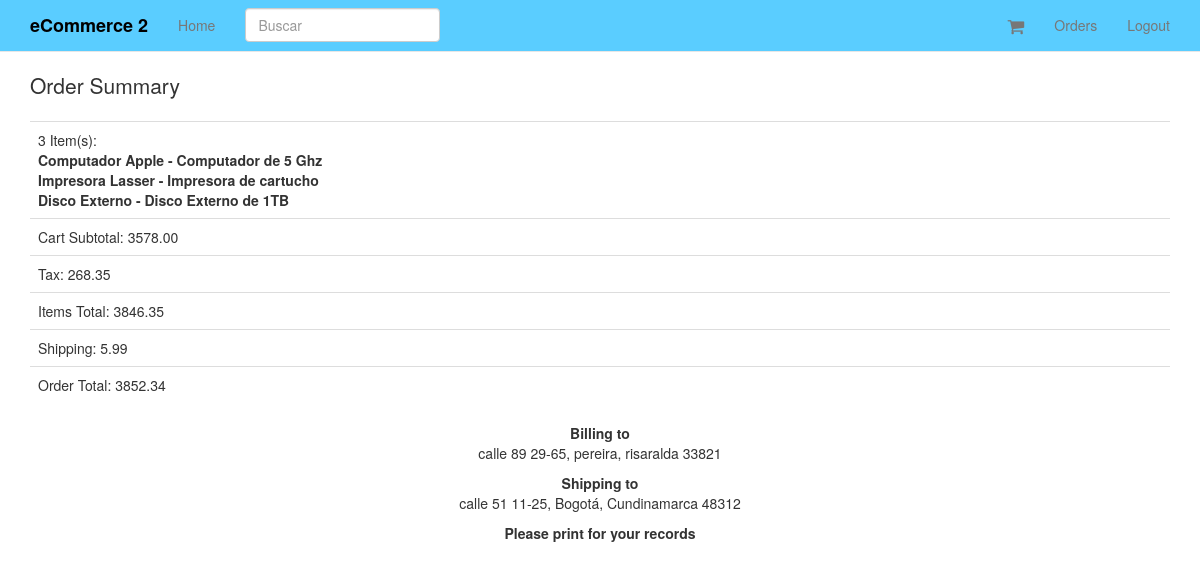
The page /orders/40/ (signed in) on the database its author committed.
### orders/models.py (models this page shows, shortened)
class Order(models.Model):
	status = models.CharField(max_length=120, choices=ORDER_STATUS_CHOICES, default='created')
	cart = models.ForeignKey(Cart)
	user = models.ForeignKey(UserCheckout, null=True)
	billing_address = models.ForeignKey(UserAddress, related_name='billing_address', null=True)
	shipping_address = models.ForeignKey(UserAddress, related_name='shipping_address', null=True)
	shipping_total_price = models.DecimalField(max_digits=50, decimal_places=2, default=5.99)
	order_total = models.DecimalField(max_digits=50, decimal_places=2, )
	order_id = models.CharField(max_length=20, null=True, blank=True)
	class Meta:
		ordering = ['-id']

class UserAddress(models.Model):
	user = models.ForeignKey(UserCheckout)
	type = models.CharField(max_length=120, choices=ADDRESS_TYPE)
	street = models.CharField(max_length=120)
	city = models.CharField(max_length=120)
	state = models.CharField(max_length=120)
	zipcode = models.CharField(max_length=120)
	def get_address(self):
		return "%s, %s, %s %s" %(self.street, self.city, self.state, self.zipcode)

### cart/models.py (models this page shows, shortened)
class Cart(models.Model):
	user = models.ForeignKey(settings.AUTH_USER_MODEL, null = True, blank = True)
	items = models.ManyToManyField(Variation, through = CartItem)
	timestamp = models.DateTimeField(auto_now_add = True, auto_now = False)
	updated = models.DateTimeField(auto_now_add = False, auto_now = True)
	subtotal = models.DecimalField(max_digits=50, decimal_places=2, default=25.00)
	tax_percentage  = models.DecimalField(max_digits=10, decimal_places=5, default=0.085)
	tax_total = models.DecimalField(max_digits=50, decimal_places=2, default=25.00)
	total = models.DecimalField(max_digits=50, decimal_places=2, default=25.00)

class CartItem(models.Model):
	cart = models.ForeignKey("Cart")
	item = models.ForeignKey(Variation)
	quantity = models.PositiveIntegerField(default = 1)
	line_item_total = models.DecimalField(max_digits=10, decimal_places=2)

### products/models.py (models this page shows, shortened)
class Variation(models.Model):
	product = models.ForeignKey(Product)
	title = models.CharField(max_length = 120)
	price = models.DecimalField(decimal_places = 2, max_digits = 20)
	sale_price = models.DecimalField(decimal_places = 2, max_digits = 20, null = True, blank = True)
	active = models.BooleanField(default = True)
	inventory = models.IntegerField(null=True, blank = True)
	def get_title(self):
		return "%s - %s" %(self.product.title, self.title)

class Product(models.Model):
	title = models.CharField(max_length = 120)
	description = models.TextField(blank = True, null= True)
	price = models.DecimalField(decimal_places = 2, max_digits = 20)
	active = models.BooleanField(default = True)
	categories = models.ManyToManyField('Category', blank=True)
	default = models.ForeignKey('Category', related_name = 'default_category', null=True, blank=True)
	objects = ProductManager()
	class Meta:
		ordering = ['-title']

### orders/views.py (the view)
# urls.py: url(r'^orders/(?P<pk>\d+)/$', OrderDetail.as_view(), name='order_detail'),
class OrderDetail(LoginRequiredMixin,DetailView):
	model = Order
	def dispatch(self, request, *args, **kwargs):
		try:
			user_check_id = self.request.session.get("user_checkout_id")
			user_checkout = UserCheckout.objects.get(id=user_check_id)
		except UserCheckout.DoesNotExist:
			user_checkout = UserCheckout.objects.get(user=request.user)
		except:
			user_checkout = None
		obj = self.get_object()
		if obj.user == user_checkout and user_checkout is not None:
			return super(OrderDetail, self).dispatch(request, *args, **kwargs)
		else:
			raise Http404

### orders/mixins.py (called while the page is built)
	@method_decorator(login_required)
	def dispatch(self, request, *args, **kwargs):
		return super(LoginRequiredMixin, self).dispatch(request,*args, **kwargs)

### orders/templates/orders/order_detail.html
{% extends "base.html" %}
{% block content %}
{% include "orders/order_summary_short.html" with order=order %}
<p><b>Please print for your records</b></p>
{% endblock %}

### orders/templates/orders/order_summary_short.html
<p class='lead'>
Order {% if order.order_id %}#{{ order.order_id }}{% endif %} Summary</p>
<table class='table'>
<tr><td>{{ order.cart.cartitem_set.count }} Item(s): <br/>{% for i in order.cart.cartitem_set.all %}
<b>{{ i.item.get_title }}</b><br/>
{% endfor %}</td></tr>
<tr><td>Cart Subtotal: {{ order.cart.subtotal }}</td></tr>
<tr><td>Tax: {{ order.cart.tax_total }}</td></tr>
<tr><td>Items Total: {{ order.cart.total }}</td></tr>
<tr><td>Shipping: {{ order.shipping_total_price }}</td></tr>
<tr><td>Order Total: {{ order.order_total }}</td></tr>
</table>
</div>
<div class='col-sm-4 col-sm-offset-4 text-center'>
<p><b>Billing to</b>
<br/>
{{ order.billing_address.get_address }}
<p>
<p><b>Shipping to</b>
<br/>
{{ order.shipping_address.get_address }}
<p>

### static_in_pro/our_static/css/navbar-static-top.css (style rules this page uses)
body { min-height: 1000px; }

### rows shown on the page
Order: cart.cartitem_set.count "3", cart.subtotal "3578.00", cart.tax_total "268.35", cart.total "3846.35", shipping_total_price "5.99", order_total "3852.34", billing_address.get_address "calle 89 29-65, pereira, risaralda 33821", shipping_address.get_address "calle 51 11-25, Bogotá, Cundinamarca 48312"
CartItem: item.get_title "Computador Apple - Computador de 5 Ghz"
CartItem: item.get_title "Impresora Lasser - Impresora de cartucho"
CartItem: item.get_title "Disco Externo - Disco Externo de 1TB"
